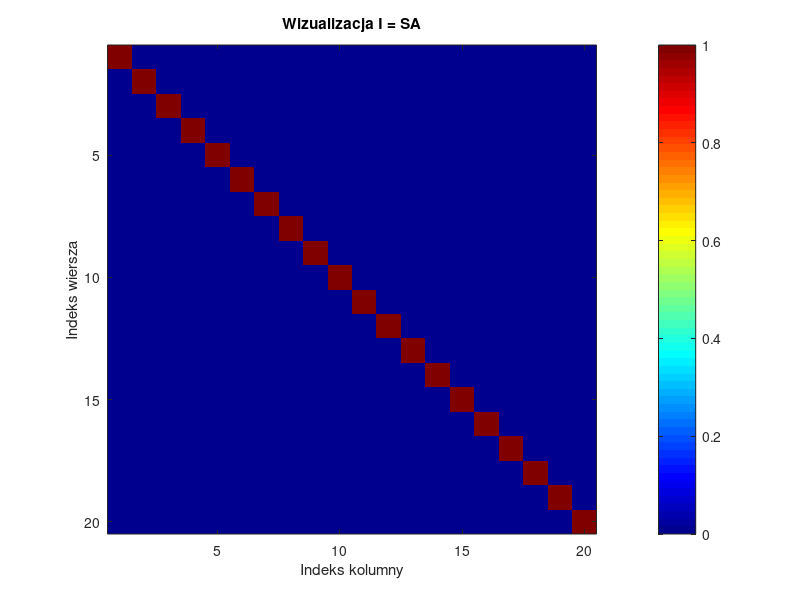

Source code (MATLAB):
clear all; close all;
%macierz A w tym przypadku jest losowa i S jest jej odwrotnoscia
%liczenie macierzy odwrotnej to 1/wyzn * zmieniona macierz () trudne
%zadanie, wiec uzylam funkcji (d, -b, -c, a)
N = 20;
A = randn(N, N);

%orton.
orthonormal = true;
for l = 1:N
    if abs(norm(A(l, :)) - 1) > 1e-10
        orthonormal = false;
        break;
    end
end

if orthonormal
    disp('Wiersze macierzy A są ortonormalne.');
else
    disp('Wiersze macierzy A nie są ortonormalne.');
end

%macierz S teraz jest odwrotna do A
S = inv(A);

%AS == I?
I = A * S;

figure;
imagesc(I);
title('Wizualizacja I = SA');
colorbar; colormap('jet'); axis square;

xlabel('Indeks kolumny'); ylabel('Indeks wiersza');

%macierz identycznosciowa to eye (jedynki na przekatnej)
if all(all(abs(I - eye(N)) < 1e-10))
    disp('Macierz I = SA jest bardzo bliska macierzy identycznościowej.');
else
    disp('Macierz I = SA nie jest bliska macierzy identycznościowej.');
end

x = randn(N, 1);

%analiza
X = A * x;

%synteza
xs = S * X;

if all(abs(xs - x) < 1e-10)
    disp('Transformacja posiada właściwość perfekcyjnej rekonstrukcji.');
else
    disp('Transformacja nie posiada właściwości perfekcyjnej rekonstrukcji.');
end
